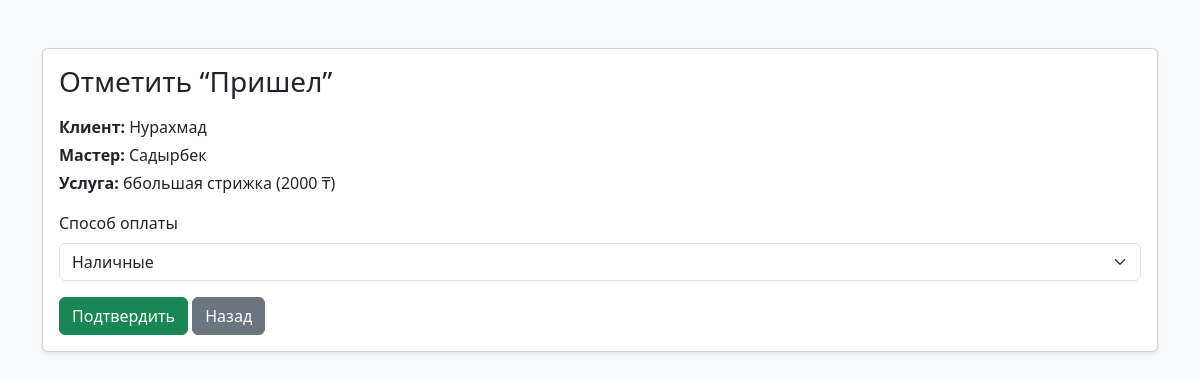
The app's page /done/10/ (signed in) with its own data.
### core/models.py (models this page shows, shortened)
class TimestampedModel(models.Model):
    created_at = models.DateTimeField(auto_now_add=True)
    updated_at = models.DateTimeField(auto_now=True)
    class Meta:
        abstract = True

class Appointment(TimestampedModel):
    class Status(models.TextChoices):
        BOOKED = "BOOKED", "Записан"
        CONFIRMED = "CONFIRMED", "Подтвержден"
        DONE = "DONE", "Пришел"
        CANCELED = "CANCELED", "Отмена"
        NO_SHOW = "NO_SHOW", "Не пришёл"
    shop = models.ForeignKey(
        Shop,
        on_delete=models.CASCADE,
        related_name="appointments"
    )
    client = models.ForeignKey(
        Client,
        on_delete=models.PROTECT,
        related_name="appointments"
    )
    barber = models.ForeignKey(
        Barber,
        on_delete=models.PROTECT,
        related_name="appointments"
    )
    service = models.ForeignKey(
        Service,
        on_delete=models.PROTECT,
        related_name="appointments"
    )
    start_at = models.DateTimeField()
    end_at = models.DateTimeField(editable=False)
    status = models.CharField(
        max_length=20,
        choices=Status.choices,
        default=Status.BOOKED
    )
    comment = models.CharField(max_length=255, blank=True)

class Client(TimestampedModel):
    shop = models.ForeignKey(
        Shop,
        on_delete=models.CASCADE,
        related_name="clients"
    )
    name = models.CharField(max_length=120)
    phone = models.CharField(max_length=30, blank=True)
    instagram = models.CharField(max_length=80, blank=True)
    notes = models.TextField(blank=True)

class Barber(TimestampedModel):
    shop = models.ForeignKey(
        Shop,
        on_delete=models.CASCADE,
        related_name="barbers"
    )
    name = models.CharField(max_length=120)
    phone = models.CharField(max_length=30, blank=True)
    is_active = models.BooleanField(default=True)
    commission_percent = models.PositiveSmallIntegerField(default=50)

class Service(TimestampedModel):
    shop = models.ForeignKey(
        Shop,
        on_delete=models.CASCADE,
        related_name="services"
    )
    name = models.CharField(max_length=120)
    duration_min = models.PositiveSmallIntegerField(default=60)
    price_kzt = models.PositiveIntegerField(default=0)
    is_active = models.BooleanField(default=True)

### core/views.py (the view, shortened to what this page needs)
# urls.py: path("done/<int:appointment_id>/", mark_done, name="mark_done"),
@login_required
def mark_done(request, appointment_id):
    shop = request.user.shop
    appointment = get_object_or_404(Appointment, id=appointment_id, shop=shop)
    return render(request, "pay_and_done.html", {
        "a": appointment,
        "methods": Payment.Method.choices,
    })

### core/context_processors.py (called while the page is built)
def current_shop(request):
    return {"current_shop": Shop.objects.first()}

### core/templates/pay_and_done.html (shortened to what this page needs)
<!DOCTYPE html>
<html>
<head>
  <link href="https://cdn.jsdelivr.net/npm/bootstrap@5.3.2/dist/css/bootstrap.min.css" rel="stylesheet">
</head>
<body class="bg-light">
<div class="container mt-5">
  <div class="card shadow-sm">
    <div class="card-body">
      <h3 class="mb-3">Отметить “Пришел”</h3>
      <p class="mb-1"><strong>Клиент:</strong> {{ a.client.name }}</p>
      <p class="mb-1"><strong>Мастер:</strong> {{ a.barber.name }}</p>
      <p class="mb-3"><strong>Услуга:</strong> {{ a.service.name }} ({{ a.service.price_kzt }} ₸)</p>
      <form method="POST">
        <div class="mb-3">
          <label class="form-label">Способ оплаты</label>
          <select name="method" class="form-select">
            {% for v, label in methods %}
              <option value="{{ v }}">{{ label }}</option>
            {% endfor %}
          </select>
        </div>
        <button class="btn btn-success" type="submit">Подтвердить</button>
        <a class="btn btn-secondary" href="/today/">Назад</a>
      </form>
    </div>
  </div>
</div>
</body>
</html>

### records on screen
Appointment: client.name "Нурахмад", barber.name "Садырбек", service.name "ббольшая стрижка", service.price_kzt "2000"

### other values on screen
form field method "Наличные"
